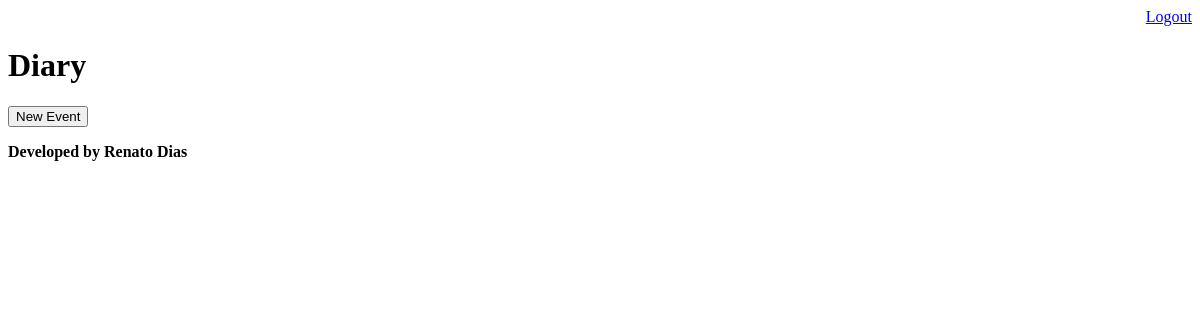
The app's page /diary/ (signed in), older data.
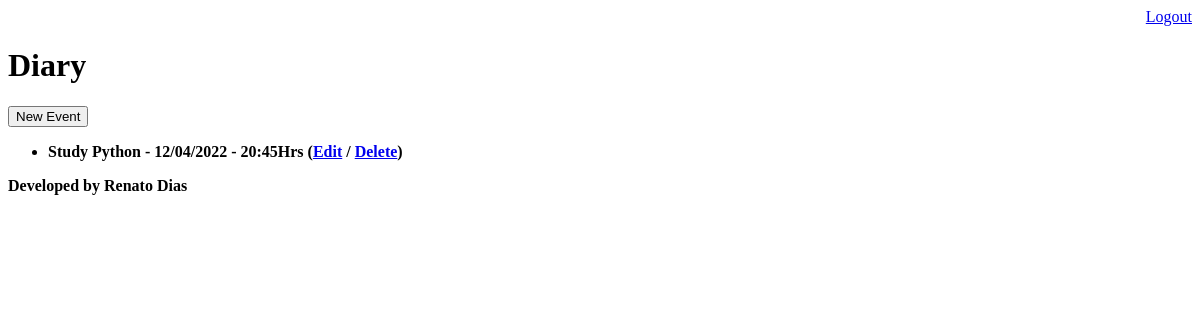
The same page, newer data.
### core/models.py (models this page shows, shortened)
class Event(models.Model):
    title = models.CharField(max_length=100)
    description = models.TextField(blank=True, null=True)
    event_date = models.DateTimeField()
    creation_date = models.DateTimeField(auto_now=True)
    user = models.ForeignKey(User, on_delete=models.CASCADE)
    class Meta:
        db_table = 'event'
    def get_event_date(self):
        return self.event_date.strftime('%d/%m/%Y - %H:%MHrs')

### core/views.py (the view)
# urls.py: path('diary/', views.list_events),
@login_required(login_url='/login/')
def list_events(req):
    user = req.user #Gets de authenticated user
    event = Event.objects.filter(user=user)
    res = {'events': event}
    return render(req, 'diary.html', res)

### core/templates/diary.html
{% extends "model-page.html" %}
{% block content %}
<h1>Diary</h1>
<a href="event/">
    <button type="button">New Event</button>
</a>
<ul>
    {% for event in events %}
    <li>
        <b>
            {{event.title}} - {{event.get_event_date}}
            (<a href="event/?id={{event.id}}">Edit</a> /
            <a href="event/delete/{{event.id}}">Delete</a>)
        </b>
    </li>
    {% endfor %}
</ul>
{% endblock %}

Row changes from the older to the newer data that the page shows:
added Event: title "Study Python", get_event_date "12/04/2022 - 20:45Hrs"
